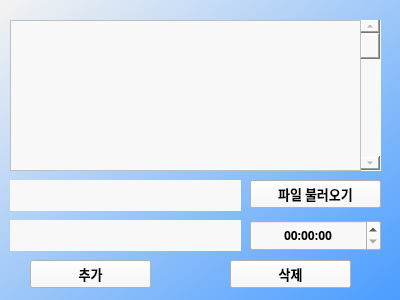
<?xml version="1.0" encoding="UTF-8"?>
<ui version="4.0">
 <class>MainWindow</class>
 <widget class="QMainWindow" name="MainWindow">
  <property name="enabled">
   <bool>true</bool>
  </property>
  <property name="geometry">
   <rect>
    <x>0</x>
    <y>0</y>
    <width>400</width>
    <height>300</height>
   </rect>
  </property>
  <property name="windowTitle">
   <string>DomitoryBroadcastSystem</string>
  </property>
  <property name="styleSheet">
   <string notr="true">background-color: qlineargradient(spread:pad, x1:1, y1:1, x2:0, y2:0, stop:0.0047619 rgba(75, 157, 255, 255), stop:0.990476 rgba(242, 242, 242, 255));</string>
  </property>
  <widget class="QWidget" name="centralwidget">
   <widget class="QStackedWidget" name="stackedWidget">
    <property name="geometry">
     <rect>
      <x>0</x>
      <y>0</y>
      <width>400</width>
      <height>300</height>
     </rect>
    </property>
    <property name="font">
     <font>
      <family>경기천년제목V Bold</family>
      <pointsize>12</pointsize>
      <weight>75</weight>
      <bold>true</bold>
     </font>
    </property>
    <property name="currentIndex">
     <number>1</number>
    </property>
    <widget class="QWidget" name="status_page">
     <widget class="QLabel" name="date">
      <property name="geometry">
       <rect>
        <x>120</x>
        <y>10</y>
        <width>161</width>
        <height>41</height>
       </rect>
      </property>
      <property name="font">
       <font>
        <family>경기천년제목V Bold</family>
        <pointsize>20</pointsize>
        <weight>75</weight>
        <bold>true</bold>
       </font>
      </property>
      <property name="styleSheet">
       <string notr="true">background-color: transparent;
color:rgb(255, 255, 255);</string>
      </property>
      <property name="text">
       <string> 3 / 31</string>
      </property>
      <property name="textFormat">
       <enum>Qt::AutoText</enum>
      </property>
      <property name="alignment">
       <set>Qt::AlignCenter</set>
      </property>
     </widget>
     <widget class="QLabel" name="time">
      <property name="geometry">
       <rect>
        <x>80</x>
        <y>40</y>
        <width>251</width>
        <height>71</height>
       </rect>
      </property>
      <property name="font">
       <font>
        <family>경기천년제목V Bold</family>
        <pointsize>24</pointsize>
        <weight>75</weight>
        <bold>true</bold>
       </font>
      </property>
      <property name="styleSheet">
       <string notr="true">background-color: transparent;
color:rgb(255, 255, 255);</string>
      </property>
      <property name="text">
       <string>PM 11:30:00</string>
      </property>
      <property name="textFormat">
       <enum>Qt::AutoText</enum>
      </property>
      <property name="alignment">
       <set>Qt::AlignCenter</set>
      </property>
     </widget>
     <widget class="QWidget" name="weather_image" native="true">
      <property name="geometry">
       <rect>
        <x>10</x>
        <y>120</y>
        <width>71</width>
        <height>71</height>
       </rect>
      </property>
      <property name="styleSheet">
       <string notr="true">background-color: transparent;
background-image: url(:/main/cloudy.png)</string>
      </property>
     </widget>
     <widget class="QLabel" name="weather">
      <property name="geometry">
       <rect>
        <x>80</x>
        <y>130</y>
        <width>121</width>
        <height>41</height>
       </rect>
      </property>
      <property name="font">
       <font>
        <family>경기천년제목V Bold</family>
        <pointsize>13</pointsize>
        <weight>75</weight>
        <bold>true</bold>
       </font>
      </property>
      <property name="styleSheet">
       <string notr="true">background-color: transparent;
color:rgb(255, 255, 255);</string>
      </property>
      <property name="text">
       <string>맑음</string>
      </property>
      <property name="textFormat">
       <enum>Qt::AutoText</enum>
      </property>
      <property name="alignment">
       <set>Qt::AlignCenter</set>
      </property>
     </widget>
     <widget class="QWidget" name="temp_image" native="true">
      <property name="geometry">
       <rect>
        <x>210</x>
        <y>120</y>
        <width>71</width>
        <height>71</height>
       </rect>
      </property>
      <property name="styleSheet">
       <string notr="true">background-color: transparent;
background-image: url(:/main/temperature.png)</string>
      </property>
     </widget>
     <widget class="QLabel" name="temp">
      <property name="geometry">
       <rect>
        <x>260</x>
        <y>130</y>
        <width>161</width>
        <height>41</height>
       </rect>
      </property>
      <property name="font">
       <font>
        <family>경기천년제목V Bold</family>
        <pointsize>13</pointsize>
        <weight>75</weight>
        <bold>true</bold>
       </font>
      </property>
      <property name="styleSheet">
       <string notr="true">background-color: transparent;
color:rgb(255, 255, 255);</string>
      </property>
      <property name="text">
       <string>10C</string>
      </property>
      <property name="textFormat">
       <enum>Qt::AutoText</enum>
      </property>
      <property name="alignment">
       <set>Qt::AlignCenter</set>
      </property>
     </widget>
     <widget class="QWidget" name="dust_image" native="true">
      <property name="geometry">
       <rect>
        <x>10</x>
        <y>210</y>
        <width>71</width>
        <height>71</height>
       </rect>
      </property>
      <property name="styleSheet">
       <string notr="true">background-color: transparent;
background-image: url(:/main/dust.png)</string>
      </property>
     </widget>
     <widget class="QLabel" name="dust">
      <property name="geometry">
       <rect>
        <x>60</x>
        <y>230</y>
        <width>161</width>
        <height>41</height>
       </rect>
      </property>
      <property name="font">
       <font>
        <family>경기천년제목V Bold</family>
        <pointsize>13</pointsize>
        <weight>75</weight>
        <bold>true</bold>
       </font>
      </property>
      <property name="styleSheet">
       <string notr="true">background-color: transparent;
color:rgb(255, 255, 255);</string>
      </property>
      <property name="text">
       <string>매우나쁨</string>
      </property>
      <property name="textFormat">
       <enum>Qt::AutoText</enum>
      </property>
      <property name="alignment">
       <set>Qt::AlignCenter</set>
      </property>
     </widget>
     <widget class="QWidget" name="tiny_dust_image" native="true">
      <property name="geometry">
       <rect>
        <x>210</x>
        <y>210</y>
        <width>71</width>
        <height>71</height>
       </rect>
      </property>
      <property name="styleSheet">
       <string notr="true">background-color: transparent;
background-image: url(:/main/miny_dust.png)</string>
      </property>
     </widget>
     <widget class="QLabel" name="tiny_dust">
      <property name="geometry">
       <rect>
        <x>260</x>
        <y>230</y>
        <width>161</width>
        <height>41</height>
       </rect>
      </property>
      <property name="font">
       <font>
        <family>경기천년제목V Bold</family>
        <pointsize>13</pointsize>
        <weight>75</weight>
        <bold>true</bold>
       </font>
      </property>
      <property name="styleSheet">
       <string notr="true">background-color: transparent;
color:rgb(255, 255, 255);</string>
      </property>
      <property name="text">
       <string>매우 나쁨</string>
      </property>
      <property name="textFormat">
       <enum>Qt::AutoText</enum>
      </property>
      <property name="alignment">
       <set>Qt::AlignCenter</set>
      </property>
     </widget>
    </widget>
    <widget class="QWidget" name="speak_page">
     <widget class="QWidget" name="widget" native="true">
      <property name="geometry">
       <rect>
        <x>10</x>
        <y>20</y>
        <width>371</width>
        <height>151</height>
       </rect>
      </property>
      <property name="styleSheet">
       <string notr="true">background-color: rgb(248, 248, 248);</string>
      </property>
      <widget class="QScrollBar" name="verticalScrollBar">
       <property name="geometry">
        <rect>
         <x>350</x>
         <y>-1</y>
         <width>20</width>
         <height>151</height>
        </rect>
       </property>
       <property name="styleSheet">
        <string notr="true">color: rgb(138, 138, 138);</string>
       </property>
       <property name="orientation">
        <enum>Qt::Vertical</enum>
       </property>
      </widget>
      <widget class="QTableView" name="tableView">
       <property name="geometry">
        <rect>
         <x>0</x>
         <y>0</y>
         <width>351</width>
         <height>151</height>
        </rect>
       </property>
      </widget>
     </widget>
     <widget class="QTimeEdit" name="timeEdit">
      <property name="geometry">
       <rect>
        <x>250</x>
        <y>220</y>
        <width>131</width>
        <height>31</height>
       </rect>
      </property>
      <property name="font">
       <font>
        <family>경기천년제목V Bold</family>
        <weight>75</weight>
        <bold>true</bold>
       </font>
      </property>
      <property name="styleSheet">
       <string notr="true">background-color: rgb(248, 248, 248);
color: rgb(0, 0, 0);</string>
      </property>
      <property name="alignment">
       <set>Qt::AlignCenter</set>
      </property>
     </widget>
     <widget class="QPushButton" name="add_btn">
      <property name="geometry">
       <rect>
        <x>30</x>
        <y>260</y>
        <width>121</width>
        <height>28</height>
       </rect>
      </property>
      <property name="font">
       <font>
        <family>경기천년제목V Bold</family>
        <pointsize>10</pointsize>
        <weight>75</weight>
        <bold>true</bold>
       </font>
      </property>
      <property name="styleSheet">
       <string notr="true">background-color: rgb(248, 248, 248);
color: rgb(0, 0, 0);</string>
      </property>
      <property name="text">
       <string>추가</string>
      </property>
      <property name="autoDefault">
       <bool>false</bool>
      </property>
      <property name="flat">
       <bool>false</bool>
      </property>
     </widget>
     <widget class="QLineEdit" name="name_edit">
      <property name="geometry">
       <rect>
        <x>10</x>
        <y>220</y>
        <width>231</width>
        <height>31</height>
       </rect>
      </property>
      <property name="styleSheet">
       <string notr="true">background-color: rgb(248, 248, 248);
color: rgb(0, 0, 0);</string>
      </property>
      <property name="frame">
       <bool>false</bool>
      </property>
     </widget>
     <widget class="QPushButton" name="del_btn">
      <property name="geometry">
       <rect>
        <x>230</x>
        <y>260</y>
        <width>121</width>
        <height>28</height>
       </rect>
      </property>
      <property name="font">
       <font>
        <family>경기천년제목V Bold</family>
        <pointsize>10</pointsize>
        <weight>75</weight>
        <bold>true</bold>
       </font>
      </property>
      <property name="styleSheet">
       <string notr="true">background-color: rgb(248, 248, 248);
color: rgb(0, 0, 0);</string>
      </property>
      <property name="text">
       <string>삭제</string>
      </property>
      <property name="autoDefault">
       <bool>false</bool>
      </property>
      <property name="flat">
       <bool>false</bool>
      </property>
     </widget>
     <widget class="QPushButton" name="open_btn">
      <property name="geometry">
       <rect>
        <x>250</x>
        <y>180</y>
        <width>131</width>
        <height>28</height>
       </rect>
      </property>
      <property name="font">
       <font>
        <family>경기천년제목V Bold</family>
        <pointsize>10</pointsize>
        <weight>75</weight>
        <bold>true</bold>
       </font>
      </property>
      <property name="styleSheet">
       <string notr="true">background-color: rgb(248, 248, 248);
color: rgb(0, 0, 0);</string>
      </property>
      <property name="text">
       <string>파일 불러오기</string>
      </property>
      <property name="autoDefault">
       <bool>false</bool>
      </property>
      <property name="flat">
       <bool>false</bool>
      </property>
     </widget>
     <widget class="QLineEdit" name="file_name">
      <property name="geometry">
       <rect>
        <x>10</x>
        <y>180</y>
        <width>231</width>
        <height>31</height>
       </rect>
      </property>
      <property name="styleSheet">
       <string notr="true">background-color: rgb(248, 248, 248);
color: rgb(0, 0, 0);</string>
      </property>
      <property name="frame">
       <bool>false</bool>
      </property>
      <property name="readOnly">
       <bool>true</bool>
      </property>
     </widget>
    </widget>
   </widget>
  </widget>
 </widget>
 <resources>
  <include location="image/DBS_image.qrc"/>
 </resources>
 <connections/>
</ui>
